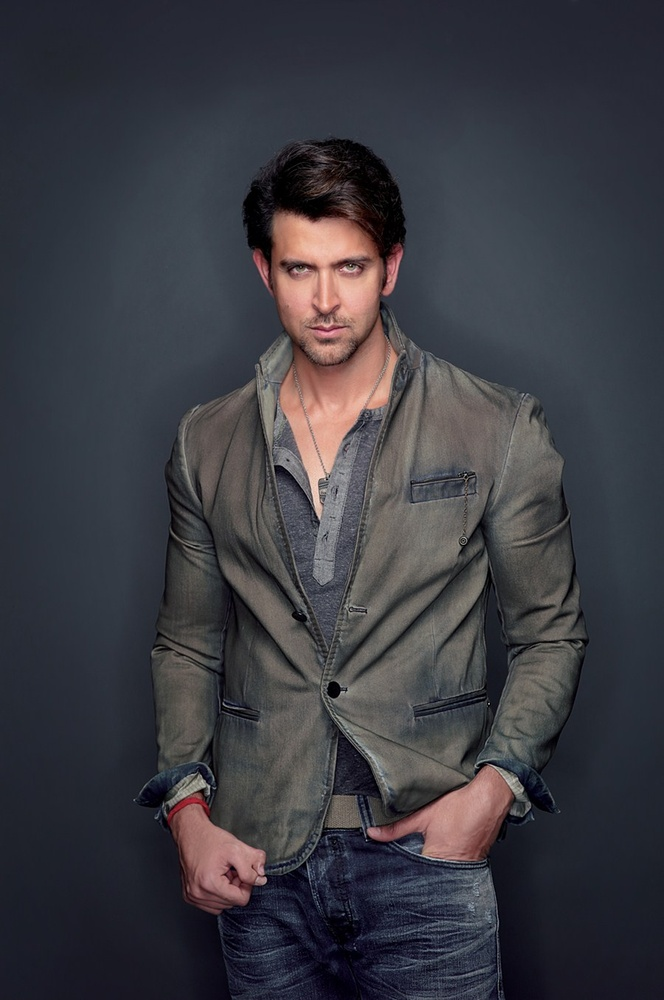
#> input picture Photos/Faces/Hrithik Roshan/Dabboo-Hrithik-00052-copy2368281.jpg, 664 x 1000 px, shrunk from 900 x 1355 before the run, found by its file name; its folder holds only this picture in this run
$ python face_train.py
#> lines starting #> are read from the running program, lines starting #| are printed output that depends on the picture
import os
import cv2 as cv
import numpy as np

# Creating a List of Folders from which the detection need to be done
people =[person for person in os.listdir(r"/home/meghal/Personal/Konverge_AI/Training/OpenCV Basics/Photos/Faces")]
# Storing the path
DIR = r'/home/meghal/Personal/Konverge_AI/Training/OpenCV Basics/Photos/Faces'

haar_cascade = cv.CascadeClassifier('/home/meghal/Personal/Konverge_AI/Training/OpenCV Basics/Face Detection and Recognition/haar_face.xml')

features = []
labels = []

def create_train():
    for person in people:
        path = os.path.join(DIR, person) # Joining the path with the names of the folder
        label = people.index(person) # Storing the index of the names from the list

        # Looping through each image of all the folders
        for img in os.listdir(path):
            img_path = os.path.join(path,img) # Joining the path with the specific image of the respective folder

            img_array = cv.imread(img_path)
#> img_array is the input picture: shape (1000, 664, 3); mean B, G, R 65.7, 59.1, 59.3
            if img_array is None:
                continue

            gray = cv.cvtColor(img_array, cv.COLOR_BGR2GRAY)
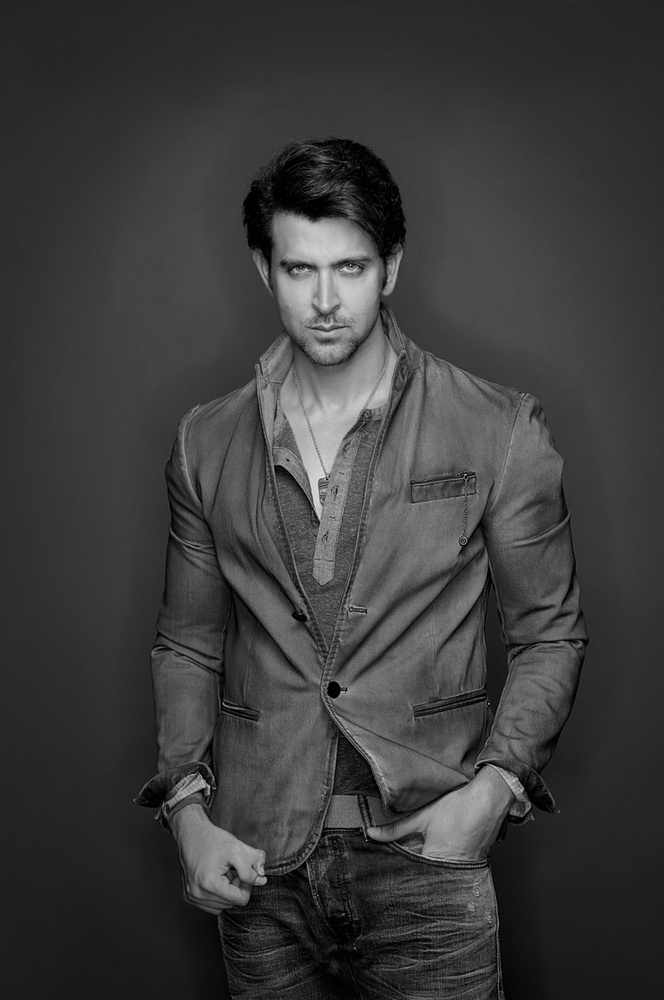
#> gray: shape (1000, 664); min 0, max 227, mean 59.9

            faces_rect = haar_cascade.detectMultiScale(gray, scaleFactor=1.1, minNeighbors=3)
#> faces_rect = [[259, 220, 133, 133]]

            # Drawing a rectangle on the face of the image
            for (x,y,w,h) in faces_rect:
                faces_roi = gray[y:y+h, x:x+w]
                features.append(faces_roi)
                labels.append(label)
#> this loop made 1 pass
#> pass 1, in create_train, `faces_roi = gray[y:y+h, x:x+w]`:
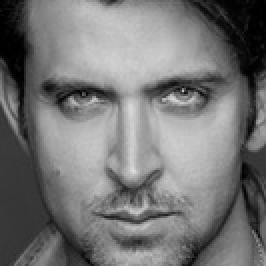
#> faces_roi: shape (133, 133) (shown 2 times larger); min 0, max 224, mean 117.1
#> after the loop, features = 1 item; labels = [0]
#> pass 2 of the loop in create_train, `for person in people:`:
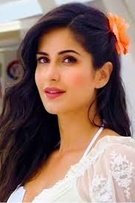
#> input picture Photos/Faces/Katrina Kaif/images10.jpeg, 135 x 203 px, shrunk from 183 x 275 before the run, found by its file name
#> in create_train, img_array is the input picture: shape (203, 135, 3); mean B, G, R 103.3, 112.6, 140.9
#> in create_train, `gray = cv.cvtColor(img_array, cv.COLOR_BGR2GRAY)`:
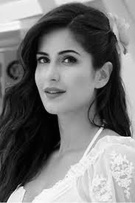
#> gray: shape (203, 135); min 1, max 254, mean 120
#> faces_rect = [[21, 32, 76, 76]]
#> the loop in create_train, `for (x,y,w,h) in faces_rect:` made 1 pass
#> pass 1, in create_train, `faces_roi = gray[y:y+h, x:x+w]`:
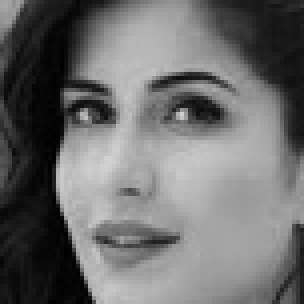
#> faces_roi: shape (76, 76) (shown 4 times larger); min 1, max 209, mean 109
#> after the loop in create_train, `for (x,y,w,h) in faces_rect:`: features = 2 items; labels = [0, 1]

create_train()
print('Training done ---------------')

features = np.array(features, dtype='object')
labels = np.array(labels)

# Defining the inbuild Face Recognizer method of OpenCV
face_recognizer = cv.face.LBPHFaceRecognizer_create()

# Train the Recognizer on the features list and the labels list
face_recognizer.train(features,labels)

face_recognizer.save('face_trained.yml')
np.save('features.npy', features)
np.save('labels.npy', labels)
